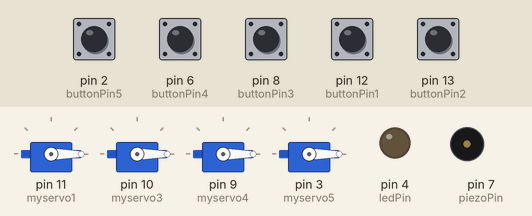
A sketch run on a simulated Arduino Uno, built with avr-gcc and run on an emulated ATmega328P. Parts: 4 × servo, output pins drawn as LEDs (lit = HIGH), buzzer (waves = sounding). The inputs (shaded band) are chosen by the test bench; at power-on: pin 2 (buttonPin5), pin 6 (buttonPin4), pin 8 (buttonPin3), pin 12 (buttonPin1), pin 13 (buttonPin2) LOW.

Above: at 1.2 s.
1.3 s: pin 6 (buttonPin4) pulled HIGH for 0.15 s
At 3.6 s:
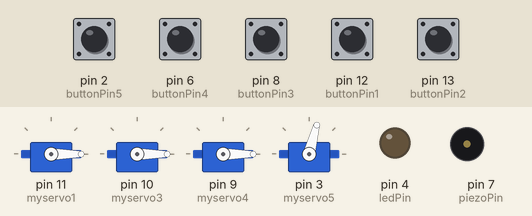
3.9 s: pin 2 (buttonPin5) pulled HIGH for 0.15 s
At 3.97 s:
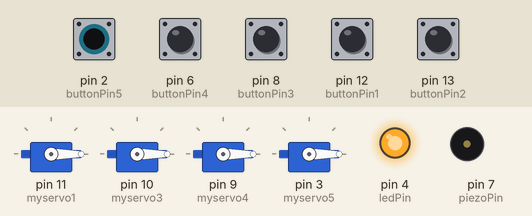
5.5 s: pin 8 (buttonPin3) pulled HIGH for 0.15 s
At 6.7 s:
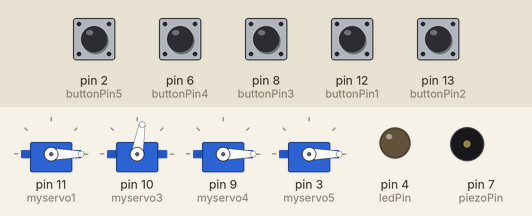
7.1 s: pin 12 (buttonPin1) pulled HIGH for 0.15 s
At 7.9 s:
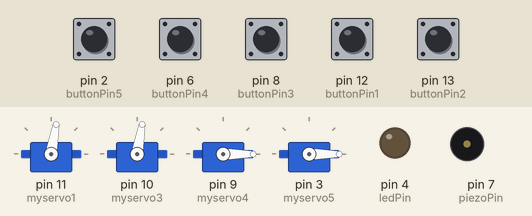
8.7 s: pin 13 (buttonPin2) pulled HIGH for 0.15 s
At 9.1 s:
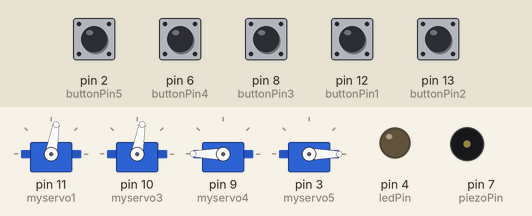
10.3 s: pin 2 (buttonPin5) pulled HIGH for 1 s
At 11.1 s:
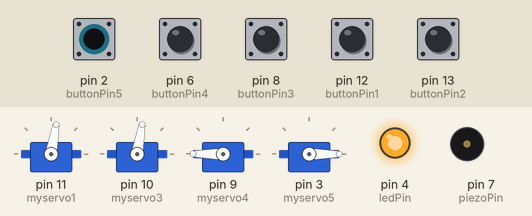
Timing chart, 0 to 13.3 s (numbered marks = the images above; inputs shaded):
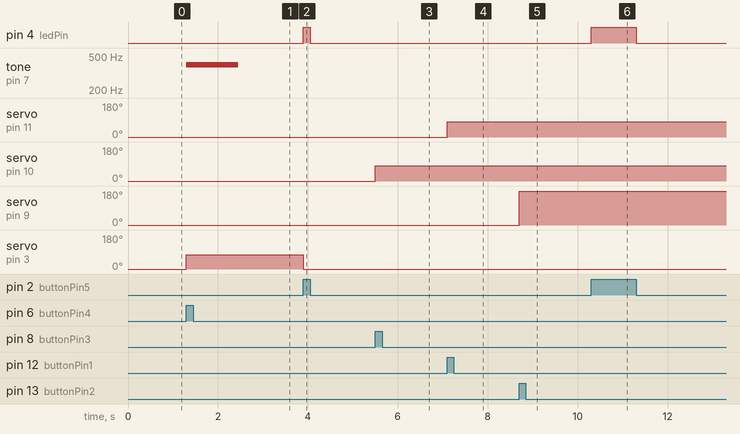

The sketch:

CoolCitrus_AET313_P2.ino
```cpp
/*
AET 313 Project 2: Monster's University
Team: Cool Citrus
Jenna Barro & Tre Trevino

INTERACTIONS
- 1: police step through and door closes > sulley drops
- 2: sulley knocks down beds
- 3: sulley roars
- 4: door opens & can lights up
- 5: door closes & door lights up
*/

// -------------------------------------------------------------------------

#include <Servo.h>

//declare variables
Servo myservo1;
Servo myservo3;
Servo myservo4;
Servo myservo5;
const int buttonPin1 = 12;  //1: cabin door
const int buttonPin2 = 13;  //2: sulley jump down
const int buttonPin3 = 8;  //3: bed fall
const int buttonPin4 = 6;  //4: monster roar
const int buttonPin5 = 2;  //5: monster door
const int ledPin = 4;
const int piezoPin = 7;
int check1 = 0;
int check2 = 0;
int check3 = 0;
int check4 = 0;

void setup() {
  myservo1.attach(11); //1: door close
  myservo1.write(0);
  myservo3.attach(10); //3: beds fall
  myservo3.write(0);
  myservo4.attach(9); //2: mike and sulley jump down
  myservo4.write(0);
  myservo5.attach(3); //4 & 5: monster door
  myservo5.write(0);
  pinMode(buttonPin1, INPUT);
  pinMode(buttonPin2, INPUT);
  pinMode(buttonPin4, INPUT);
  pinMode(buttonPin5,INPUT);
  pinMode(ledPin, OUTPUT);
  pinMode(piezoPin, OUTPUT);

}

void loop() {
  //1: CABIN DOOR CLOSE (servo)
  if (digitalRead(buttonPin1) == HIGH) {
    myservo1.write(80);
    //servo4.write(180);
    check1 = check1 + 1;
  } else if (digitalRead(buttonPin1) == LOW && check1 >= 1) {
    myservo1.write(80);
    //myservo4.write(180);
  } else {
    myservo1.write(0);
    myservo4.write(0);
  }

  //2: SULLEY & MIKE JUMP DOWN (servo)
  if (digitalRead(buttonPin2) == HIGH) {
    myservo4.write(180);
    check2 = check2 + 1;
  } else if (digitalRead(buttonPin2) == LOW && check2 >= 1) {
    myservo4.write(180);
  } else {
    myservo4.write(0);
  }

  //3: KNOCK DOWN BED (servo)
  if (digitalRead(buttonPin3) == HIGH) {
    myservo3.write(80);
    check3 = check3 + 1;
  } else if (digitalRead(buttonPin3) == LOW && check3 >= 1) {
    myservo3.write(80);
  } else {
    myservo3.write(0);
  }

  //4: MONSTER ROAR & MONSTER DOOR OPEN & LIGHT UP (piezo)
  if (digitalRead(buttonPin4) == HIGH) {
    tone(piezoPin, 394, 1000);
    myservo5.write(75);
    check4 = check4 + 1;
  } else if (digitalRead(buttonPin4) == LOW && check4 == 1) {
    noTone(piezoPin);
    myservo5.write(75);
    check4 = check4 + 1;
  }

  //5: MONSTER DOOR CLOSE & LIGHT UP (servo & led)
  if (digitalRead(buttonPin5) == HIGH && digitalRead(buttonPin4) == LOW && check4 > 1) {
    myservo5.write(0);
    digitalWrite(ledPin, HIGH);
  } else {
    digitalWrite(ledPin, LOW);
  }
}
```

Measured:
- after the input at 1.3 s, tone on pin 7 (piezoPin): silent → 394 Hz at once, → silent 1.1 s later; servo on pin 3 (myservo5): 0° → 75° at once
- after the input at 3.9 s, pin 4 (ledPin): LOW → HIGH at once, → LOW 0.15 s later; servo on pin 3 (myservo5): 75° → 0° at once
- after the input at 5.5 s, servo on pin 10 (myservo3): 0° → 80° at once
- after the input at 7.1 s, servo on pin 11 (myservo1): 0° → 80° at once
- after the input at 8.7 s, servo on pin 9 (myservo4): 0° → 180° at once
- after the input at 10.3 s, pin 4 (ledPin): LOW → HIGH at once, → LOW 1.0 s later
